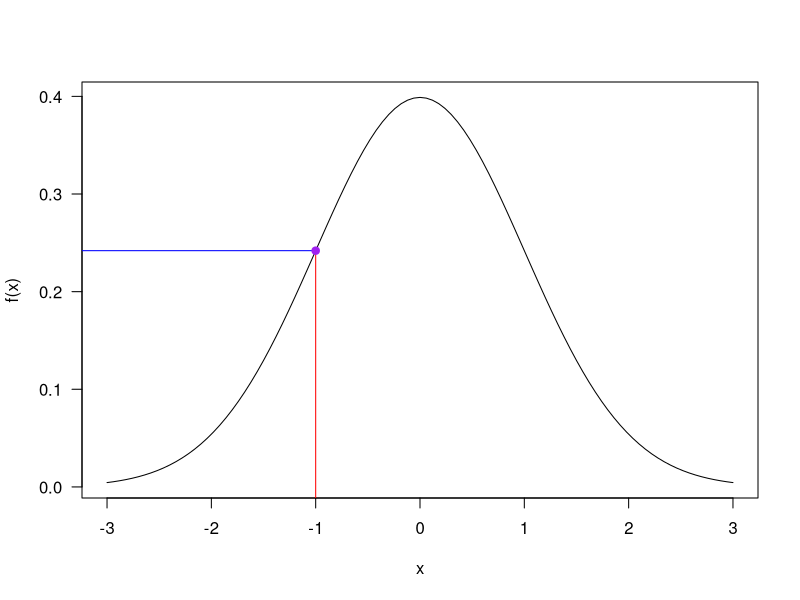

Write the R code that produced this figure.
## ---- chunk 1
curve(dnorm(x), from=-3, to=3, ylab="f(x)", las=1)
segments(-1,-1,-1,dnorm(-1), col="red")
segments(-1,dnorm(-1),-4,dnorm(-1), col="blue")
points(-1, dnorm(-1), pch=19, col="purple")
